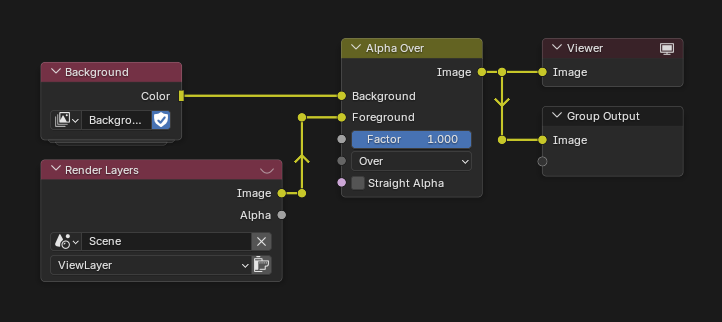
#> input picture days/day07/media/compositor.png, 722 x 322 px
$ python make_thumbnail.py 5 ../../days/day07/media/is-a-source.png ../../days/day07/media/compositor.png 5
#> lines starting #> are read from the running program, lines starting #| are printed output that depends on the picture
"""Make a day's thumbnail for the Days grid in the root README: the animation with a "Day 01" label below.

Usage: python make_thumbnail.py <day> <out.webp> [video.mp4 | image.png] [webp_quality=85]
With an image (a day without animation, such as a node capture) it makes a still thumbnail:
the editor background becomes the usual dark blue and the image is centered.
Without either it makes a static placeholder for a day that is not finished yet.
Needs: pip install av pillow
"""
import os
import sys

from PIL import Image, ImageDraw, ImageFont

day, dst = int(sys.argv[1]), sys.argv[2]
src = sys.argv[3] if len(sys.argv) > 3 else None
quality = int(sys.argv[4]) if len(sys.argv) > 4 else 85  # lower it for busy clips (day 5)

WIDTH, HEIGHT, BAND, FPS = 240, 320, 40, 20
FONT = os.path.join(os.path.dirname(__file__), "..", "..", "fonts", "IBMPlexMono-Regular.ttf")
font = ImageFont.truetype(FONT, 20)
label = f"Day {day:02d}"


def with_label(frame, background, color):
    """Add a band with the label under a frame."""
    out = Image.new("RGB", (WIDTH, HEIGHT + BAND), background)
    out.paste(frame, (0, 0))
    ImageDraw.Draw(out).text((WIDTH / 2, HEIGHT + BAND / 2), label, font=font, fill=color, anchor="mm")
    return out


if src is None:  # placeholder: same size as a real thumbnail, so every row has the same height
    background = (28, 29, 38)
    with_label(Image.new("RGB", (WIDTH, HEIGHT), background), background, (110, 112, 125)).save(dst, quality=90)
    sys.exit()

if src.lower().endswith((".png", ".jpg")):
    background = (35, 37, 57)  # same dark blue as the day 1 render
    image = Image.open(src).convert("RGB")
#> image is the input picture: PIL image 722x322 RGB; mean R, G, B 38.3, 36.5, 35.9
    editor = image.getpixel((2, 2))
#> editor = (26, 26, 26)
    pixels = image.load()
    for y in range(image.height):
        for x in range(image.width):
            if sum(abs(a - b) for a, b in zip(pixels[x, y], editor)) <= 6:
                pixels[x, y] = background
    margin = 16
    scale = min((WIDTH - 2 * margin) / image.width, (HEIGHT - 2 * margin) / image.height)
#> scale = 0.288
    image = image.resize((round(image.width * scale), round(image.height * scale)), Image.LANCZOS)
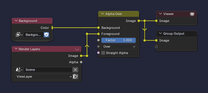
#> image: PIL image 208x93 RGB; mean R, G, B 44.1, 43.4, 55.5
    box = Image.new("RGB", (WIDTH, HEIGHT), background)
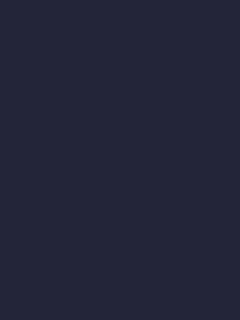
#> box: PIL image 240x320 RGB; mean R, G, B 35, 37, 57
    box.paste(image, ((WIDTH - image.width) // 2, (HEIGHT - image.height) // 2))
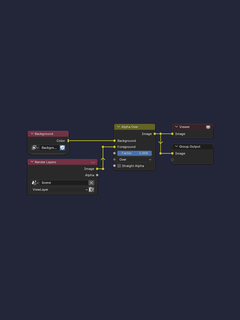
#> box: PIL image 240x320 RGB; mean R, G, B 37.3, 38.6, 56.6
    with_label(box, background, (220, 222, 230)).save(dst, quality=90)
#> in with_label, `out = Image.new("RGB", (WIDTH, HEIGHT + BAND), background)`:
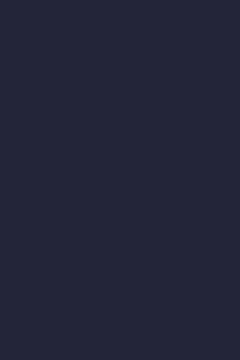
#> out: PIL image 240x360 RGB; mean R, G, B 35, 37, 57
#> in with_label, `out.paste(frame, (0, 0))`:
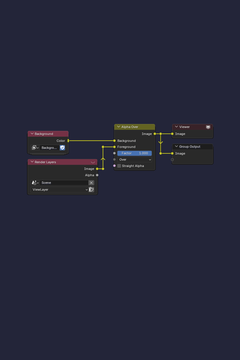
#> out: PIL image 240x360 RGB; mean R, G, B 37, 38.4, 56.7
    sys.exit()
#> (the program exits here)

$ run again, on days/day07/media/curve-to-mesh-line-gates.png
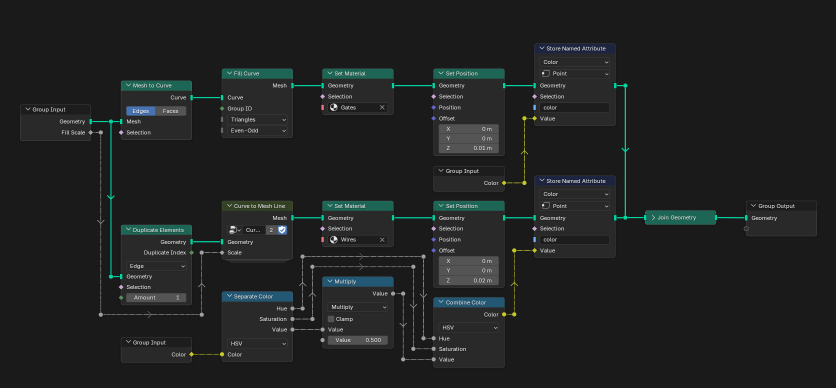
#> input picture days/day07/media/curve-to-mesh-line-gates.png, 1672 x 775 px (shown at 1/2 size)
#> image is the input picture: PIL image 1672x775 RGB; mean R, G, B 32, 34.3, 34.1
#> editor = (26, 26, 26)
#> image: PIL image 208x96 RGB
#> `box.paste(image, ((WIDTH - image.width) // 2, (HEIGHT - image.height) ..`:
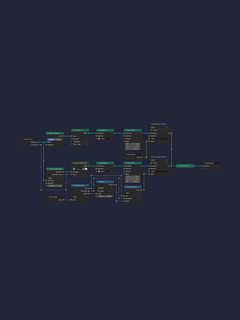
#> box: PIL image 240x320 RGB; mean R, G, B 36, 38.4, 57.1
#> in with_label, `out.paste(frame, (0, 0))`:
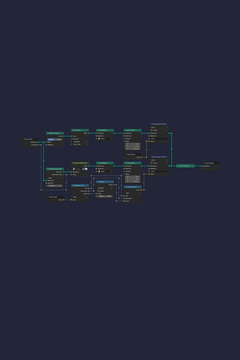
#> out: PIL image 240x360 RGB; mean R, G, B 35.9, 38.3, 57
